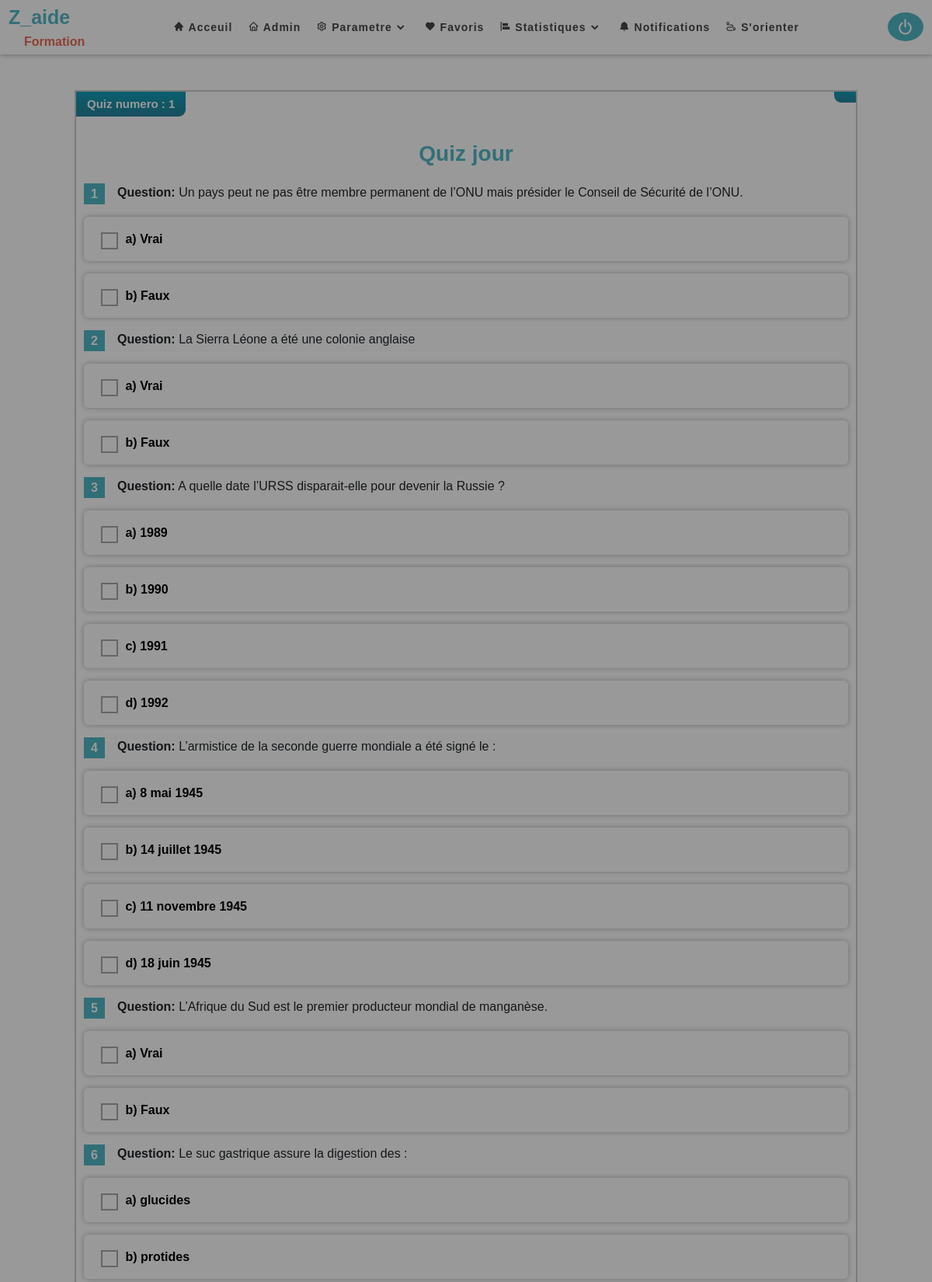
The app's page /quizjour/9/ (signed in, upper part) with its own data.
### Quiz/models.py (models this page shows, shortened)
class Quizjour(models.Model):
    disponibilité=(
        ('disponible','disponible'),
        ('indisponible','indisponible')
    )
    nomQuiz=models.CharField(max_length=300)
    numeroQuiz=models.IntegerField(help_text="Questionnaire Numero")
    nombreDequestion=models.IntegerField(help_text="nombre de question")
    temps=models.IntegerField(help_text="temps pour traiter le questionnair")
    score=models.IntegerField(help_text="Point pour le questionnaire")
    date=models.DateTimeField(auto_now_add=True)
    etat=models.CharField(choices=disponibilité,max_length=200,blank=True)
    def get_question(self):
        questions=list(self.Quizjou.all())
        return  questions[:self.nombreDequestion]
    class  Meta:
        ordering= ['-date']

class Questionsjour(models.Model):
    text=models.TextField(null=True,blank=True)
    indication=models.TextField(null=True,blank=True)
    image=models.FileField(upload_to='imagequestion',blank=True)
    quiz=models.ForeignKey(Quizjour,on_delete=models.CASCADE,related_name="Quizjou")
    date=models.DateTimeField(auto_now_add=True)
    def get_reponse(self):
            return self.questionjou.all()

class Reponsesjour(models.Model):
    text= models.TextField(blank=True,null=True)
    correct=models.BooleanField(default=False)
    question=models.ForeignKey(Questionsjour,on_delete=models.CASCADE,related_name='questionjou')
    date=models.DateTimeField(auto_now_add=True)

### Quiz/views.py (the view)
# urls.py: path('<int:int_quiz>/',views.questionquiz,name='questionquiz'),
@login_required(login_url='connex:log')
def questionquiz(request,int_quiz):
    quiz=Quizjour.objects.get(pk=int_quiz)
    score= None
    jouer = quiz.JourReQuiz.filter(user=request.user).exists()
    if jouer == True:
        score = quiz.JourReQuiz.filter(user=request.user).first()
        score= int(score.score)
    pipo= quiz.get_question()
    adhe=Adherant.objects.get(user=request.user)
    check=Souscription.objects.filter(adherant_souscrit=adhe).exists()
    check=str(check)
    return render(request,'questions.html',{'quiz':quiz,'check':check,'score':score,'jouer':jouer})

### connex/models.py (called while the page is built)
    def __str__(self):
        return self.email

### Quiz/templates/questions.html (shortened to what this page needs)
{% extends 'base.html'  %}
{% load static %}
{%  block content  %}
{% include 'nav.html' %}
<section class="Question mt-5">
    <div class="section-questions mt-5">
        <div class="header">
            <div class="present">
                <h5> Quiz numero : <b>{{quiz.numeroQuiz}}</b>  </h5>
            </div>
            <div class="time">
                <p id="timer"></p>
            </div>
        </div>
        <div class="body">
            <h3>Quiz jour</h3>
            <div class="body-question" >
                <form class="form" id="quiz-form" action="{% url 'Quiz:jourcorrection' int_quiz=quiz.pk  %}" method="post" >
                    <div class="check" id="check">
                    {% if check == "True" %}
                       {% for q in quiz.get_question  %}
                        <div class="numberQuestion">
                            <div class="present">
                                <div class="Number me-2"><p> {{forloop.counter}} </p>
                                </div>
                                <div class="quiz "><p> <b>Question:</b> {{q.text|safe}} </p></div>
                            </div>
                       </div>
                       {% for a in q.get_reponse %}
                       <div class="pipo">
                            <div class="check-cards">
                                <label for="{{q.text|safe}}-{{a.text|safe}}" >{{a.text|safe}}</label>
                            </div>
                        </div>
                        {% endfor %}
                    {% endfor %}
                    {%endif%}
                    </div>
              </form>
            </div>
        </div>
    </div>
</section>
{% endblock  %}

### records on screen
Quizjour: numeroQuiz "1"
Questionsjour: text "Un pays peut ne pas être membre permanent de l’ONU mais présider le Conseil de Sécurité de l’ONU."
Reponsesjour: text "a) Vrai"
Reponsesjour: text "b) Faux"
Questionsjour: text "La Sierra Léone a été une colonie anglaise"
Reponsesjour: text "a) Vrai"
Reponsesjour: text "b) Faux"
Questionsjour: text "A quelle date l’URSS disparait-elle pour devenir la Russie ?"
Reponsesjour: text "a) 1989"
Reponsesjour: text "b) 1990"
Reponsesjour: text "c) 1991"
Reponsesjour: text "d) 1992"
Questionsjour: text "L’armistice de la seconde guerre mondiale a été signé le :"
Reponsesjour: text "a) 8 mai 1945"
Reponsesjour: text "b) 14 juillet 1945"
Reponsesjour: text "c) 11 novembre 1945"
Reponsesjour: text "d) 18 juin 1945"
Questionsjour: text "L’Afrique du Sud est le premier producteur mondial de manganèse."
Reponsesjour: text "a) Vrai"
Reponsesjour: text "b) Faux"
Questionsjour: text "Le suc gastrique assure la digestion des :"
Reponsesjour: text "a) glucides"
Reponsesjour: text "b) protides"
